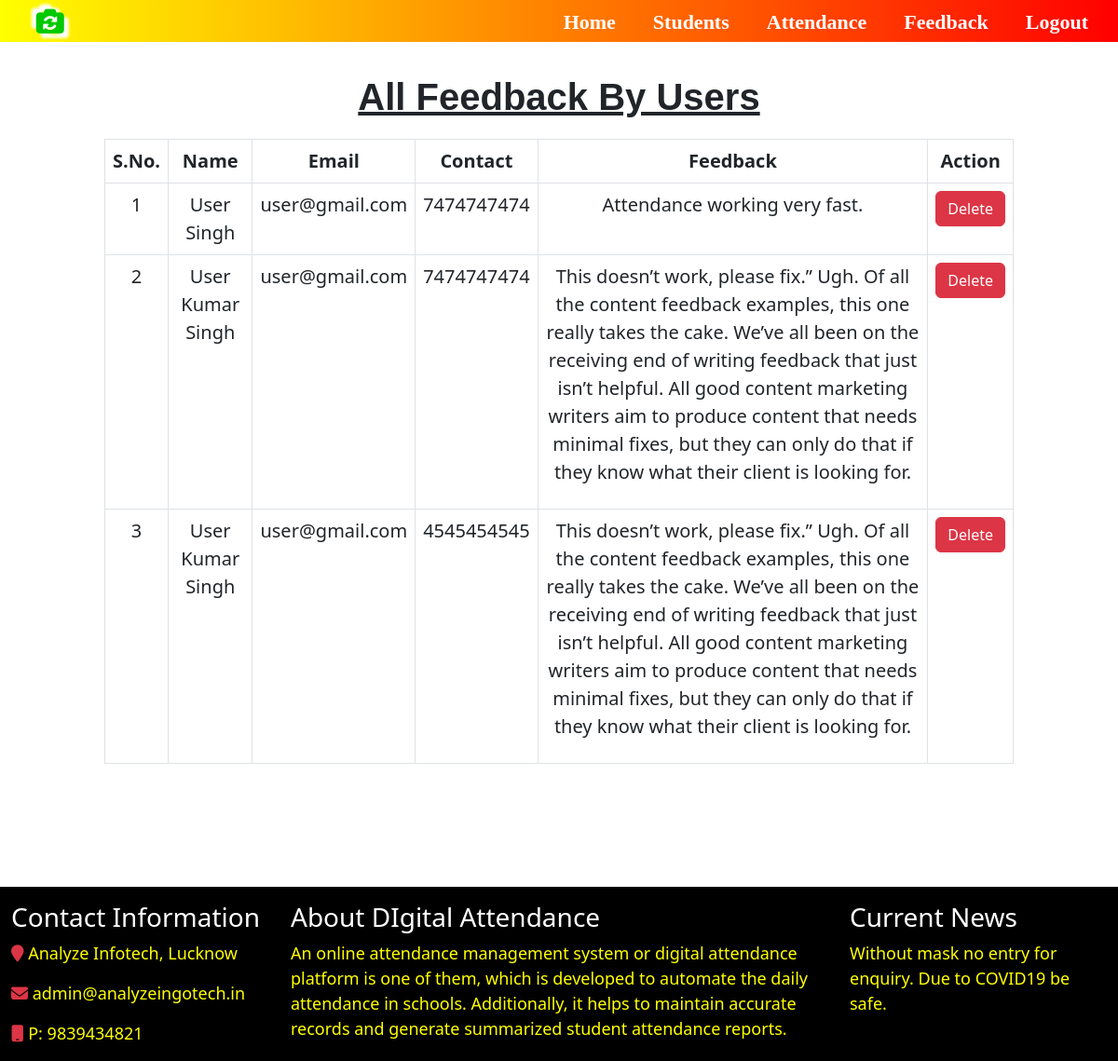
/view_feedback, run on the app's committed database.
### attendance/models.py (models this page shows)
class Feedback(models.Model):
    name = models.CharField(max_length=30,null=True)
    email = models.CharField(max_length=30,null=True)
    mobile = models.CharField(max_length=30,null=True)
    feedback = models.CharField(max_length=30,null=True)

### attendance/views.py (the view)
# urls.py: path('view_feedback',view_feedback,name='view_feedback'),
def view_feedback(request):
    data = Feedback.objects.all()
    d = {'data':data}
    return render(request,'view_feedback.html',d)

### attendance/templates/view_feedback.html (shortened to what this page needs)
<!DOCTYPE html>
<html lang="en">
<head>
</head>
<body>
    {% include 'admin_navigation.html' %}
    <div class="row m-auto justify-content-center">
        <div class="col-10 mt-4 feedback-main">
            <div class="feedback-heading">All Feedback By Users</div>
            <table class="table table-bordered">
                <tr style="background-color: aliceblue;">
                    <th>S.No.</th>
                    <th>Name</th>
                    <th>Email</th>
                    <th>Contact</th>
                    <th>Feedback</th>
                    <th>Action</th>
                </tr>
                {% for i in data %}
                <tr>
                    <td>{{forloop.counter}}</td>
                    <td>{{i.name}}</td>
                    <td>{{i.email}}</td>
                    <td>{{i.mobile}}</td>
                    <td>
                        <p>{{i.feedback}}</p>
                    </td>
                    <td><a href="{% url 'delete_feedback' i.id %}" class="btn btn-danger" onclick="return confirm('Are you sure?')">Delete</a></td>
                </tr>
                {% endfor %}
            </table>
        </div>
    </div>
</body>
</html>
{% include 'footer.html' %}

### attendance/templates/view_feedback.html (style rules this page uses)
body { background-image: url(https://uploads-ssl.webflow.com/60c324f3f19279248d44bbad/6261541ed08f4b8ced06c567_Constructive%20feedback%202.jpg); background-size: cover; }
.feedback-heading { font-size: 40px; font-family: 'Lucida Sans', 'Lucida Sans Regular', 'Lucida Grande', 'Lucida Sans Unicode', Geneva, Verdana, sans-serif; font-weight: bold; text-align: center; text-decoration: underline; margin: 5px 0 15px 0; }
.feedback-main { border-radius: 10px; background: rgba(255, 255, 255, 0.849); margin-bottom:100px; font-size: 20px; }
tr { text-align: center; }

### attendance/templates/admin_navigation.html (style rules this page uses)
* { margin: 0px; list-style: none; padding: 0px; }

### data on the page
Feedback: name "User Singh", email "user@gmail.com", mobile "7474747474", feedback "Attendance working very fast."
Feedback: name "User Kumar Singh", email "user@gmail.com", mobile "7474747474", feedback "This doesn’t work, please fix.” Ugh. Of all the content feedback examples, this one really takes the cake. We’ve all been on the receiving end of writing feedback that just isn’t helpful. All good content marketing writers aim to produce content that needs minimal fixes, but they can only do that if they know what their client is looking for."
Feedback: name "User Kumar Singh", email "user@gmail.com", mobile "4545454545", feedback "This doesn’t work, please fix.” Ugh. Of all the content feedback examples, this one really takes the cake. We’ve all been on the receiving end of writing feedback that just isn’t helpful. All good content marketing writers aim to produce content that needs minimal fixes, but they can only do that if they know what their client is looking for."
